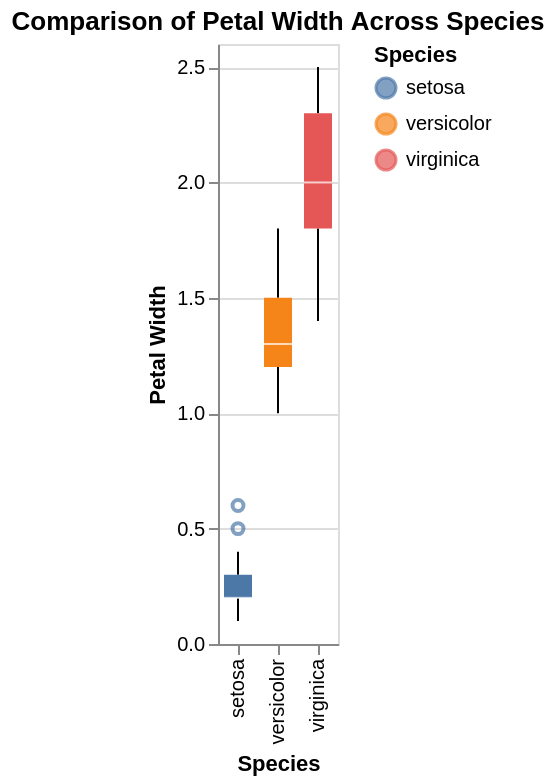

This figure's notebook cell:
### Markdown cell above
**2. Comparison of a Feature Across Categories:**

Task: Compare the distribution of petal width for each of the three iris species.

Goal: Identify if there are noticeable differences in petal width among the species.

Altair Approach: Use boxplot.

### Code cell
# 2. Comparison of a Feature Across Categories: Petal Width by Species
chart2 = alt.Chart(iris).mark_boxplot().encode(
    x=alt.X('species:N', title='Species'),
    y=alt.Y('petalWidth:Q', title='Petal Width'),
    color=alt.Color('species:N', title='Species')  # Add color encoding
).properties(
    title='Comparison of Petal Width Across Species'
)

chart2

### Figure 1 — Vega-Lite specification as saved in the notebook (floating-point values rounded to 4 significant figures; data arrays with more than 128 entries replaced by an {"elided": "..."} marker saying what was removed)
{"config": {"view": {"continuousWidth": 300, "continuousHeight": 300}}, "data": {"name": "data-5492ad92962bad06c6c3f4c2fd78919a"}, "mark": {"type": "boxplot"}, "encoding": {"color": {"field": "species", "title": "Species", "type": "nominal"}, "x": {"field": "species", "title": "Species", "type": "nominal"}, "y": {"field": "petalWidth", "title": "Petal Width", "type": "quantitative"}}, "title": "Comparison of Petal Width Across Species", "$schema": "https://vega.github.io/schema/vega-lite/v5.20.1.json", "datasets": {"data-5492ad92962bad06c6c3f4c2fd78919a": {"elided": "150 records"}}}
